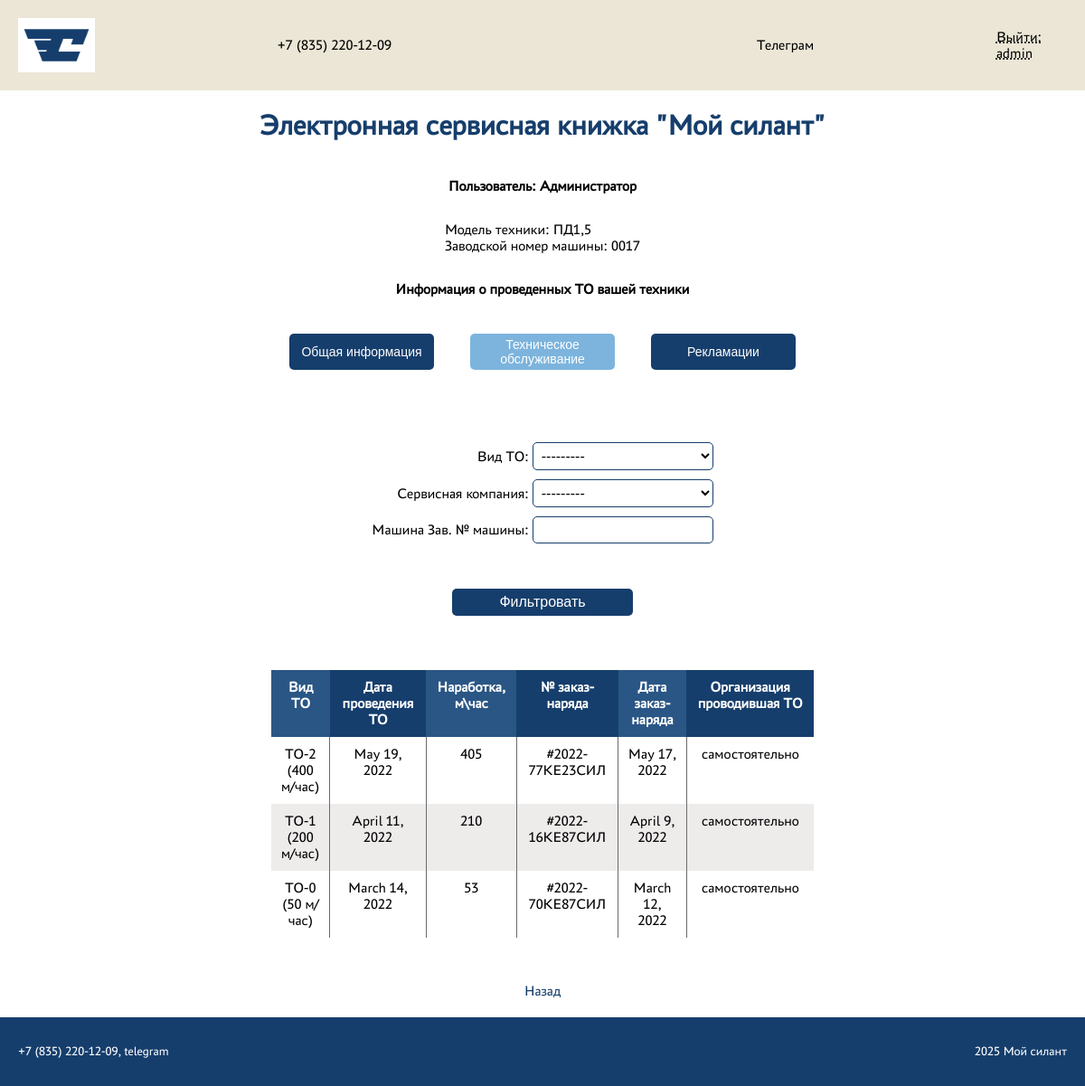
Screenshot of /machines/1/ (signed in) with the database file from the repository.
### core/models.py (models this page shows, shortened)
class Machine(models.Model):
    serial_number_of_machine = models.CharField(max_length=255, verbose_name='Зав. № машины')
    model_of_equipment = models.ForeignKey(EquipmentModel, on_delete=models.CASCADE, verbose_name='Модель техники')
    model_of_engine = models.ForeignKey(EngineModel, on_delete=models.CASCADE, verbose_name='Модель двигателя')
    serial_number_of_engine = models.CharField(max_length=255, verbose_name='Зав. № двигателя')
    transmission_model = models.ForeignKey(TransmissionModel, on_delete=models.CASCADE, verbose_name='Модель трансмиссии')
    serial_number_of_transmission = models.CharField(max_length=255, verbose_name='Зав. № трансмиссии')
    drive_axle_model = models.ForeignKey(DriveAxleModel, on_delete=models.CASCADE, verbose_name='Модель ведущего моста')
    serial_number_of_drive_axle = models.CharField(max_length=255, verbose_name='Зав. № ведущего моста')
    steering_axle_model = models.ForeignKey(SteeringAxleModel, on_delete=models.CASCADE, verbose_name='Модель управляемого моста')
    serial_number_of_steering_axle = models.CharField(max_length=255, verbose_name='Зав. № управляемого моста')
    supply_contract_number_and_date = models.CharField(max_length=255, verbose_name='Договор поставки №, дата')
    date_shipped_from_factory = models.DateField(null=True, verbose_name='Дата отгрузки с завода')
    recipient = models.CharField(max_length=255, verbose_name='Грузополучатель (конечный потребитель)')
    delivery_address = models.CharField(max_length=255, blank=True, verbose_name='Адрес доставки (эксплуатации)')
    equipment = models.CharField(max_length=255, blank=True, verbose_name='Комплектация (доп. опции)')
    client = models.ForeignKey(Client, on_delete=models.CASCADE, verbose_name='Клиент')
    service_company = models.ForeignKey(ServiceCompany, on_delete=models.CASCADE, verbose_name='Сервисная компания')
    class Meta:
        ordering = ['-date_shipped_from_factory']

class BaseModel(models.Model):
    def __str__(self):
        return self.name
    class Meta:
        abstract = True

class EquipmentModel(BaseModel):
    name = models.CharField(max_length=255)
    description = models.CharField(max_length=255)

class Maintenance(models.Model):
    maintenance_type = models.ForeignKey(MaintenanceType, on_delete=models.CASCADE, verbose_name='Вид ТО')
    maintenance_date = models.DateField(null=True, verbose_name='Дата проведения ТО')
    operating_time = models.IntegerField(verbose_name='Наработка, м/час')
    work_order_number = models.CharField(max_length=255, verbose_name='№ заказ-наряда')
    work_order_date = models.DateField(null=True, verbose_name='Дата заказ-наряда')
    the_organization_that_carried_out_the_maintenance = models.ForeignKey(TheOrganizationThatCarriedOutTheMaintenance, on_delete=models.CASCADE, verbose_name='Организация, проводившая ТО')
    machine = models.ForeignKey(Machine, on_delete=models.CASCADE, verbose_name='Машина')
    service_company = models.ForeignKey(ServiceCompany, on_delete=models.CASCADE, blank=True, null=True, verbose_name='Сервисная компания')
    class Meta:
        ordering = ['-maintenance_date']

class MaintenanceType(BaseModel):
    name = models.CharField(max_length=255)
    description = models.CharField(max_length=255)

class TheOrganizationThatCarriedOutTheMaintenance(BaseModel):
    name = models.CharField(max_length=255)
    description = models.CharField(max_length=255)

### core/views.py (the view)
# urls.py: path('machines/<int:machine_id>/', machine_detail, name='machine_detail'),
@login_required
@permission_required("core.view_machine", raise_exception=True)
@permission_required("core.view_maintenance", raise_exception=True)
def machine_detail(request, machine_id):
    client = None
    username = request.user.first_name
    try:
        machine = Machine.objects.get(id=machine_id)
    except Machine.DoesNotExist:
        return redirect("machine_list")
    try:
        client = Client.objects.get(user_id=request.user.id)
    except Client.DoesNotExist:
        client = username
    maintenances = Maintenance.objects.filter(machine_id=machine_id)
    maintenances_filter = MaintenanceFilter(request.GET, queryset=maintenances)
    return render(
        request,
        "machine/machine_detail.html",
        {
            "machine": machine,
            "maintenances": maintenances,
            "username": username,
            "client": client,
            "filter": maintenances_filter,
        },
    )

### templates/machine/machine_detail.html (shortened to what this page needs)
{% extends 'base.html' %}
{% block content %}
<main class="main">
    {% if machine %}
    <div class="user-info">
        <span>Модель техники: {{ machine.model_of_equipment }}</span>
        <span>Заводской номер машины: {{ machine.serial_number_of_machine }}</span>
    </div>
    <div class="result-wrapper">
        <h1>Информация о проведенных ТО вашей техники</h1>
        {% include 'tabs.html' with active_tab='maintenance' %}
        {% if maintenances %}
        {% include 'forms/filter_form.html' %}
        <div class="adaptive-table-wrapper">
                <table class="adaptive-table">
                    <thead>
                        <tr>
                            <th>Вид ТО</th>
                            <th>Дата проведения ТО</th>
                            <th>Наработка, м\час</th>
                            <th>№ заказ-наряда</th>
                            <th>Дата заказ-наряда</th>
                            <th>Организация проводившая ТО</th>
                        </tr>
                    </thead>
                    <tbody>
                        {% for maintenance in filter.qs %}
                        <tr>
                            <td>{{ maintenance.maintenance_type }}</td>
                            <td>{{ maintenance.maintenance_date }}</td>
                            <td>{{ maintenance.operating_time }}</td>
                            <td>{{ maintenance.work_order_number }}</td>
                            <td>{{ maintenance.work_order_date }}</td>
                            <td>{{ maintenance.the_organization_that_carried_out_the_maintenance }}</td>
                        </tr>
                        {% endfor %}
                    </tbody>
                </table>
                {% else %}
                    <div class="result-wrapper">
                        <span class="info-if-doesnt-exists">ТО для данной машины не обнаружено</span>
                    </div>
                {% endif %}
        </div>
    </div>
    {% endif %}
    <a href="{% url 'machine_list' %}" class="back-href">Назад</a>
</main>
{% endblock content %}

### templates/base.html (shortened to what this page needs)
<!DOCTYPE html>
<html lang="en">
  <head>
    {% load static %}
      <link href="{% static 'css/base.css' %}" rel="stylesheet" />
      <link href="{% static 'css/main/main.css' %}" rel="stylesheet" />
      <link href="{% static 'css/tabs/tabs.css' %}" rel="stylesheet" />
      <link href="{% static 'css/forms/create_forms.css' %}" rel="stylesheet" />
      <link href="{% static 'css/forms/login_forms.css' %}" rel="stylesheet" />
      <link href="{% static 'css/forms/filter_forms.css' %}" rel="stylesheet" />
      <link href="{% static 'css/modal/modal.css' %}" rel="stylesheet" />
  </head>
  <body>
    <nav>
        <div class="logo-signin-wrapper">
            <img src="{% static 'img/logo.jpg' %}">
            <div class="contact-container">
              <span>+7 (835) 220-12-09</span>
              <span>Телеграм</span>
            </div>
            {% if user.is_authenticated %}
            <a href="{% url 'account_logout' %}">Выйти: {{ user.username }}</a>
            {% else %}
            <a href="{% url 'account_login' %}">Авторизация</a>
            {% endif %}
        </div>
    </nav>
    <h1 class="title">Электронная сервисная книжка "Мой силант"</h1>
    <section class="main-section">
      <div class="user-info">
        {% if client %}
            <h1>Пользователь: {{ client }}</h1>
        {% elif username %}
            <h1>Пользователь: {{ username }}</h1>
        {% elif user.is_superuser %}
            <h1>Пользователь: Администратор</h1>
        {% else %}
            <h1>Пользователь: Гость</h1>
        {% endif %}
      </div>
      {% block content %}{% endblock %}
    </section>
    <footer>
        <div class="footer-wrapper">
            <span>+7 (835) 220-12-09, telegram</span>
            <span>2025 Мой силант</span>
        </div>
    </footer>
  </body>
</html>

### static/css/base.css (style rules this page uses)
* { margin: 0; padding: 0; border: 0; outline: 0; font-size: 100%; vertical-align: baseline; background: transparent; }
html, body { display: flex; flex-direction: column; align-items: center; height: 100%; width: 100%; font-family: 'PT Astra Sans', sans-serif; }
nav { background-color: #EBE6D6; width: 100%; display: flex; flex-direction: column; align-items: center; justify-content: space-between; align-items: center; color: black; }
.contact-container { display: flex; flex-direction: row; justify-content: space-around; align-items: center; width: 100%; }
.logo-signin-wrapper { display: flex; justify-content: space-between; align-items: center; width: 100%; }
.logo-signin-wrapper > img { height: 60px; padding: 20px 0 20px 20px; }
.logo-signin-wrapper > a { color: black; text-decoration: underline dotted; padding-right: 20px; transition: all 0.3s; }
.title { color: #163E6C; font-size: 32px; padding: 20px 0 20px 0; }
.main-section { display: flex; flex-direction: column; align-items: center; background-color: white; padding: 20px 0 0 0; margin-bottom: 20px; height: 200vh; }
footer { background-color: #163E6C; height: 100px; width: 100%; }
.footer-wrapper { color: white; font-size: 14px; display: flex; justify-content: space-between; align-items: center; width: 100%; height: 100%; }
.footer-wrapper > span { padding: 30px 20px 30px 20px; }

### static/css/main/main.css (style rules this page uses)
.main { display: flex; flex-direction: column; align-items: center; background-color: white; padding: 20px 0 0 0; }
.user-info { display: flex; flex-direction: column; margin-bottom: 10px; }
.result-wrapper { display: flex; flex-direction: column; justify-content: center; align-items: center; padding: 20px; width: 1600px; }
.adaptive-table-wrapper { margin-top: 20px; width: 100%; max-height: 500px; overflow: auto; }
.adaptive-table-wrapper > .adaptive-table { width: 100%; border-collapse: collapse; text-align: center; background-color: white; box-shadow: 0 5px 15px rgba(0, 0, 0, 0.2); }
.adaptive-table-wrapper > .adaptive-table td, .adaptive-table-wrapper > .adaptive-table th { padding: 10px; text-align: center; }
.adaptive-table-wrapper > .adaptive-table th { background-color: #163E6C; color: white; }
.adaptive-table-wrapper > .adaptive-table th:nth-child(odd) { background-color: #2a5685; }
.adaptive-table-wrapper > .adaptive-table tr:nth-child(even) { background-color: #eeebeb; }
.adaptive-table-wrapper > .adaptive-table td { border-right: 1px solid #696a6a; }
.adaptive-table-wrapper > .adaptive-table td:last-child { border-right: none; }
@media screen and (max-width: 1536px) { .result-wrapper { width: 1200px; } }
@media screen and (max-width: 1440px) { .result-wrapper { width: 800px; } }
@media screen and (max-width: 1366px) { .result-wrapper { width: 600px; } }

### static/css/forms/login_forms.css (style rules this page uses)
.back-href { margin-top: 30px; cursor: pointer; color: #163E6C; text-decoration: none; transition: 0.3s; }

### static/css/forms/filter_forms.css (style rules this page uses)
div > input, select { border-radius: 5px; padding: 5px; background-color: white; border: 1px solid #163E6C; width: 300px; margin-bottom: 10px; width: 200px; }
div > input { width: 188px; }

### rows the page displays
Machine: model_of_equipment "ПД1,5", serial_number_of_machine "0017"
Maintenance: maintenance_type "ТО-2 (400 м/час)", maintenance_date "May 19, 2022", operating_time "405", work_order_number "#2022-77КЕ23СИЛ", work_order_date "May 17, 2022", the_organization_that_carried_out_the_maintenance "самостоятельно"
Maintenance: maintenance_type "ТО-1 (200 м/час)", maintenance_date "April 11, 2022", operating_time "210", work_order_number "#2022-16КЕ87СИЛ", work_order_date "April 9, 2022", the_organization_that_carried_out_the_maintenance "самостоятельно"
Maintenance: maintenance_type "ТО-0 (50 м/час)", maintenance_date "March 14, 2022", operating_time "53", work_order_number "#2022-70КЕ87СИЛ", work_order_date "March 12, 2022", the_organization_that_carried_out_the_maintenance "самостоятельно"

### other values shown
{{ user.username }} "admin"
